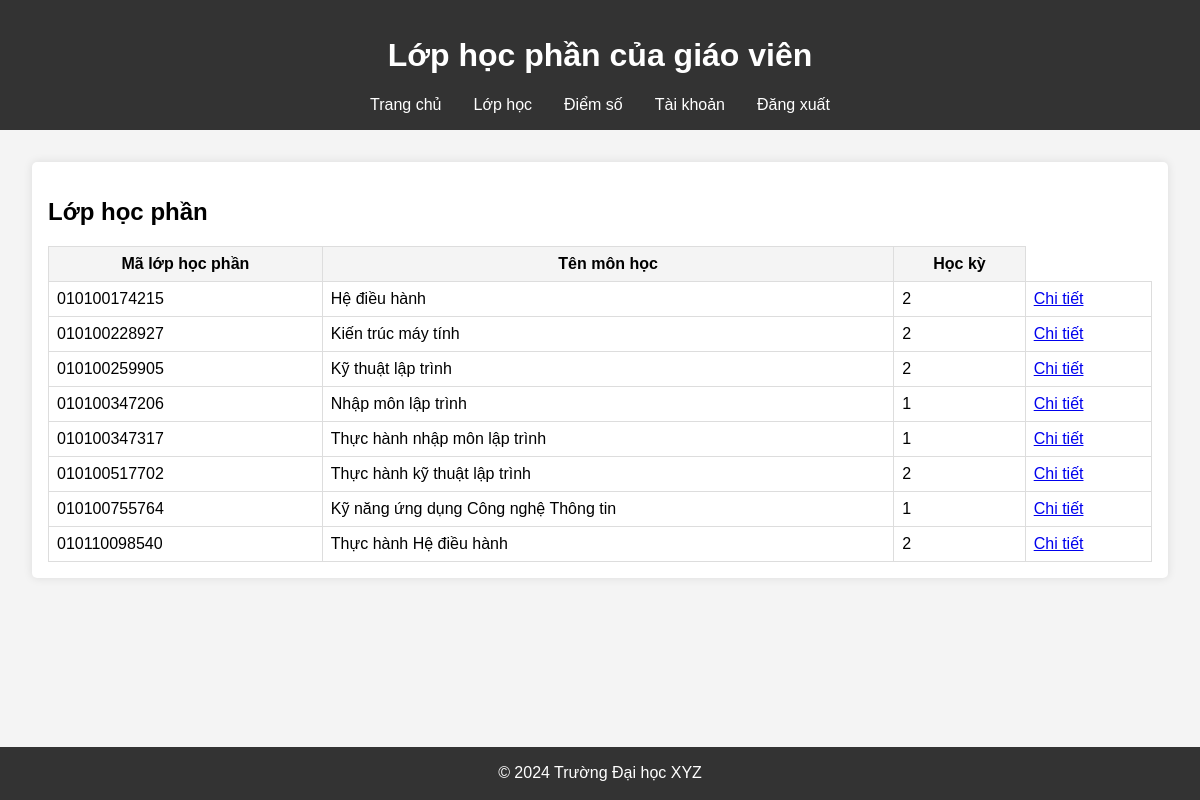
Page /Teacher/DangNhap/teacher_classes.php (signed in) on the committed database.
### tables this page shows
CREATE TABLE `lophocphan` (
  `id_lhp` varchar(12) NOT NULL,
  `id_lh` int(11) DEFAULT NULL,
  `id_mh` varchar(10) DEFAULT NULL,
  `id_gv` varchar(10) DEFAULT NULL,
  `id_hk` int(11) DEFAULT NULL
);

CREATE TABLE `monhoc` (
  `id_mh` varchar(10) NOT NULL,
  `ten` varchar(100) DEFAULT NULL,
  `so_tin_chi` int(11) DEFAULT NULL
);

### Teacher/DangNhap/teacher_classes.php (the view, shortened to what this page needs)
<?php
require '../../connect.php';
$user = $_SESSION['user'];
$userId = $user['id_user'];
$sql = "SELECT lophocphan.id_lhp, lophocphan.id_lh, lophocphan.id_mh, lophocphan.id_hk, monhoc.ten AS ten_mh
        FROM lophocphan
        JOIN monhoc ON lophocphan.id_mh = monhoc.id_mh
        WHERE lophocphan.id_gv = ?";
$stmt = $conn->prepare($sql);
$stmt->execute([$userId]);
$lophocphans = $stmt->fetchAll(PDO::FETCH_ASSOC);
?>
<!DOCTYPE html>
<html lang="en">
<head>
    <link rel="stylesheet" href="./CSS/stylegiaovien.css">
</head>
<body>
    <header>
        <h1>Lớp học phần của giáo viên</h1>
        <nav>
            <ul>
                <li><a href="teacher.php">Trang chủ</a></li>
                <li><a href="teacher_classes.php">Lớp học</a></li>
                <li><a href="teacher_grades.php">Điểm số</a></li>
                <li><a href="../../login.php">Tài khoản</a></li>
                <li><a href="../../logout.php">Đăng xuất</a></li>
            </ul>
        </nav>
    </header>
    <main>
        <section>
            <h2>Lớp học phần</h2>
            <table>
                <thead>
                    <tr>
                        <th>Mã lớp học phần</th>
                        <th>Tên môn học</th>
                        <th>Học kỳ</th>
                    </tr>
                </thead>
                <tbody>
                    <?php foreach ($lophocphans as $lhp): ?>
                        <tr>
                            <td><?php echo htmlspecialchars($lhp['id_lhp']); ?></td>
                            <td><?php echo htmlspecialchars($lhp['ten_mh']); ?></td>
                            <td><?php echo htmlspecialchars($lhp['id_hk']); ?></td>
                            <td><a href="teacher_classes_detail.php?id_lhp=<?php echo htmlspecialchars($lhp['id_lhp']); ?>">Chi tiết</a></td>
                        </tr>
                    <?php endforeach; ?>
                </tbody>
            </table>
        </section>
    </main>
    <footer>
        <p>&copy; 2024 Trường Đại học XYZ</p>
    </footer>
</body>
</html>

### Teacher/DangNhap/CSS/stylegiaovien.css (style rules this page uses)
body { font-family: Arial, sans-serif; margin: 0; padding: 0; background-color: #f4f4f4; }
header { background-color: #333; color: #fff; padding: 1em 0; text-align: center; }
nav ul { list-style: none; padding: 0; margin: 0; display: flex; justify-content: center; }
nav ul li { margin: 0 1em; }
nav ul li a { color: #fff; text-decoration: none; }
main { margin: 2em; }
section { background-color: #fff; padding: 1em; margin-bottom: 1em; border-radius: 5px; box-shadow: 0 0 10px rgba(0, 0, 0, 0.1); }
table { width: 100%; border-collapse: collapse; margin-top: 1em; }
table th, table td { padding: 0.5em; border: 1px solid #ddd; }
table th { background-color: #f4f4f4; }
footer { background-color: #333; color: #fff; text-align: center; padding: 0.1em 0; position: fixed; width: 100%; bottom: 0; }

### rows in the picture
lophocphan: id_lhp "010100174215", id_mh.ten "Hệ điều hành", id_hk "2"
lophocphan: id_lhp "010100228927", id_mh.ten "Kiến trúc máy tính", id_hk "2"
lophocphan: id_lhp "010100259905", id_mh.ten "Kỹ thuật lập trình", id_hk "2"
lophocphan: id_lhp "010100347206", id_mh.ten "Nhập môn lập trình", id_hk "1"
lophocphan: id_lhp "010100347317", id_mh.ten "Thực hành nhập môn lập trình", id_hk "1"
lophocphan: id_lhp "010100517702", id_mh.ten "Thực hành kỹ thuật lập trình", id_hk "2"
lophocphan: id_lhp "010100755764", id_mh.ten "Kỹ năng ứng dụng Công nghệ Thông tin", id_hk "1"
lophocphan: id_lhp "010110098540", id_mh.ten "Thực hành Hệ điều hành", id_hk "2"
